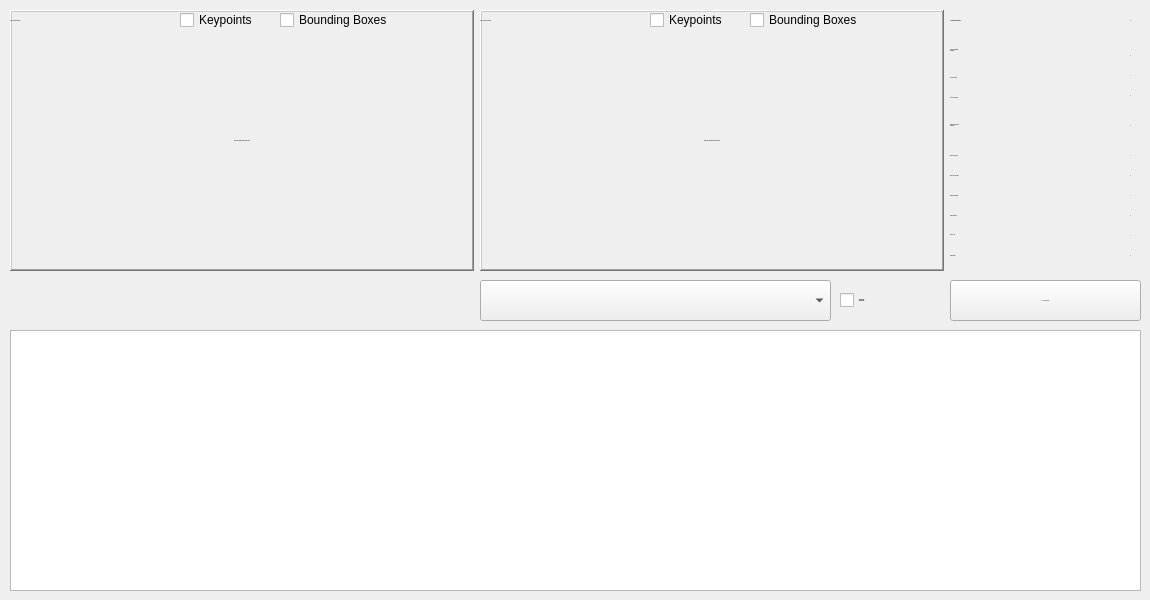
      <widget class="QWidget" name="page_2">
       <widget class="QWidget" name="time_frame_container_line_graph_advanced_analytics" native="true">
        <property name="geometry">
         <rect>
          <x>0</x>
          <y>270</y>
          <width>471</width>
          <height>51</height>
         </rect>
        </property>
        <property name="styleSheet">
         <string notr="true">border-color: rgb(0, 0, 0);</string>
        </property>
       </widget>
       <widget class="MultiSelectComboBox" name="advanced_analytics_actions_combo_box">
        <property name="geometry">
         <rect>
          <x>480</x>
          <y>280</y>
          <width>351</width>
          <height>41</height>
         </rect>
        </property>
        <property name="font">
         <font>
          <family>Segoe UI</family>
          <pointsize>-1</pointsize>
         </font>
        </property>
        <property name="currentIndex">
         <number>-1</number>
        </property>
       </widget>
       <widget class="QLabel" name="adv_analytics_preview_line_graph_front">
        <property name="geometry">
         <rect>
          <x>10</x>
          <y>10</y>
          <width>464</width>
          <height>261</height>
         </rect>
        </property>
        <property name="font">
         <font>
          <family>Segoe UI</family>
          <pointsize>-1</pointsize>
          <italic>true</italic>
          <bold>false</bold>
         </font>
        </property>
        <property name="frameShape">
         <enum>QFrame::Shape::WinPanel</enum>
        </property>
        <property name="frameShadow">
         <enum>QFrame::Shadow::Raised</enum>
        </property>
        <property name="text">
         <string>Import an Examination Footage First</string>
        </property>
        <property name="alignment">
         <set>Qt::AlignmentFlag::AlignCenter</set>
        </property>
       </widget>
       <widget class="QLabel" name="adv_analytics_preview_line_graph_center">
        <property name="geometry">
         <rect>
          <x>480</x>
          <y>10</y>
          <width>464</width>
          <height>261</height>
         </rect>
        </property>
        <property name="font">
         <font>
          <family>Segoe UI</family>
          <pointsize>-1</pointsize>
          <italic>true</italic>
         </font>
        </property>
        <property name="frameShape">
         <enum>QFrame::Shape::WinPanel</enum>
        </property>
        <property name="frameShadow">
         <enum>QFrame::Shadow::Raised</enum>
        </property>
        <property name="text">
         <string>Import an Examination Footage First</string>
        </property>
        <property name="alignment">
         <set>Qt::AlignmentFlag::AlignCenter</set>
        </property>
       </widget>
       <widget class="QPushButton" name="play_pause_button_advanced_analytics_line_graph">
        <property name="geometry">
         <rect>
          <x>950</x>
          <y>280</y>
          <width>191</width>
          <height>41</height>
         </rect>
        </property>
        <property name="font">
         <font>
          <family>Segoe UI</family>
          <pointsize>-1</pointsize>
          <fontweight>DemiBold</fontweight>
         </font>
        </property>
        <property name="text">
         <string>PLAY PREVIEW</string>
        </property>
        <property name="icon">
         <iconset resource="icons/icons.qrc">
          <normaloff>:/icons/play-256.png</normaloff>:/icons/play-256.png</iconset>
        </property>
       </widget>
       <widget class="QGraphicsView" name="advanced_analytics_line_chart">
        <property name="geometry">
         <rect>
          <x>10</x>
          <y>330</y>
          <width>1131</width>
          <height>261</height>
         </rect>
        </property>
       </widget>
       <widget class="QLabel" name="label_60">
        <property name="geometry">
         <rect>
          <x>950</x>
          <y>30</y>
          <width>111</width>
          <height>41</height>
         </rect>
        </property>
        <property name="font">
         <font>
          <family>Segoe UI</family>
          <pointsize>-1</pointsize>
         </font>
        </property>
        <property name="text">
         <string>Left Arm Extending
Sidewards</string>
        </property>
        <property name="alignment">
         <set>Qt::AlignmentFlag::AlignLeading|Qt::AlignmentFlag::AlignLeft|Qt::AlignmentFlag::AlignVCenter</set>
        </property>
       </widget>
       <widget class="QLabel" name="label_57">
        <property name="geometry">
         <rect>
          <x>950</x>
          <y>219</y>
          <width>111</width>
          <height>31</height>
         </rect>
        </property>
        <property name="font">
         <font>
          <family>Segoe UI</family>
          <pointsize>-1</pointsize>
         </font>
        </property>
        <property name="text">
         <string>Facing Left</string>
        </property>
        <property name="alignment">
         <set>Qt::AlignmentFlag::AlignLeading|Qt::AlignmentFlag::AlignLeft|Qt::AlignmentFlag::AlignVCenter</set>
        </property>
       </widget>
       <widget class="QLabel" name="label_59">
        <property name="geometry">
         <rect>
          <x>950</x>
          <y>205</y>
          <width>111</width>
          <height>21</height>
         </rect>
        </property>
        <property name="font">
         <font>
          <family>Segoe UI</family>
          <pointsize>-1</pointsize>
         </font>
        </property>
        <property name="text">
         <string>Facing Forward</string>
        </property>
        <property name="alignment">
         <set>Qt::AlignmentFlag::AlignLeading|Qt::AlignmentFlag::AlignLeft|Qt::AlignmentFlag::AlignVCenter</set>
        </property>
       </widget>
       <widget class="QLabel" name="label_58">
        <property name="geometry">
         <rect>
          <x>950</x>
          <y>240</y>
          <width>111</width>
          <height>31</height>
         </rect>
        </property>
        <property name="font">
         <font>
          <family>Segoe UI</family>
          <pointsize>-1</pointsize>
         </font>
        </property>
        <property name="text">
         <string>Facing Right</string>
        </property>
        <property name="alignment">
         <set>Qt::AlignmentFlag::AlignLeading|Qt::AlignmentFlag::AlignLeft|Qt::AlignmentFlag::AlignVCenter</set>
        </property>
       </widget>
       <widget class="QLabel" name="label_56">
        <property name="geometry">
         <rect>
          <x>950</x>
          <y>185</y>
          <width>111</width>
          <height>21</height>
         </rect>
        </property>
        <property name="font">
         <font>
          <family>Segoe UI</family>
          <pointsize>-1</pointsize>
         </font>
        </property>
        <property name="text">
         <string>Facing Downwards</string>
        </property>
        <property name="alignment">
         <set>Qt::AlignmentFlag::AlignLeading|Qt::AlignmentFlag::AlignLeft|Qt::AlignmentFlag::AlignVCenter</set>
        </property>
       </widget>
       <widget class="QLabel" name="label_53">
        <property name="geometry">
         <rect>
          <x>950</x>
          <y>110</y>
          <width>131</width>
          <height>31</height>
         </rect>
        </property>
        <property name="font">
         <font>
          <family>Segoe UI</family>
          <pointsize>-1</pointsize>
         </font>
        </property>
        <property name="text">
         <string>Right Arm Extending
Sidewards</string>
        </property>
        <property name="alignment">
         <set>Qt::AlignmentFlag::AlignLeading|Qt::AlignmentFlag::AlignLeft|Qt::AlignmentFlag::AlignVCenter</set>
        </property>
       </widget>
       <widget class="QLabel" name="label_61">
        <property name="geometry">
         <rect>
          <x>950</x>
          <y>70</y>
          <width>111</width>
          <height>16</height>
         </rect>
        </property>
        <property name="font">
         <font>
          <family>Segoe UI</family>
          <pointsize>-1</pointsize>
         </font>
        </property>
        <property name="text">
         <string>Left Arm Neutral</string>
        </property>
        <property name="alignment">
         <set>Qt::AlignmentFlag::AlignLeading|Qt::AlignmentFlag::AlignLeft|Qt::AlignmentFlag::AlignVCenter</set>
        </property>
       </widget>
       <widget class="QLabel" name="label_62">
        <property name="geometry">
         <rect>
          <x>950</x>
          <y>90</y>
          <width>111</width>
          <height>16</height>
         </rect>
        </property>
        <property name="font">
         <font>
          <family>Segoe UI</family>
          <pointsize>-1</pointsize>
         </font>
        </property>
        <property name="text">
         <string>Left Arm Unknown</string>
        </property>
        <property name="alignment">
         <set>Qt::AlignmentFlag::AlignLeading|Qt::AlignmentFlag::AlignLeft|Qt::AlignmentFlag::AlignVCenter</set>
        </property>
       </widget>
       <widget class="QLabel" name="label_63">
        <property name="geometry">
         <rect>
          <x>950</x>
          <y>145</y>
          <width>111</width>
          <height>21</height>
         </rect>
        </property>
        <property name="font">
         <font>
          <family>Segoe UI</family>
          <pointsize>-1</pointsize>
         </font>
        </property>
        <property name="text">
         <string>Right Arm Neutral</string>
        </property>
        <property name="alignment">
         <set>Qt::AlignmentFlag::AlignLeading|Qt::AlignmentFlag::AlignLeft|Qt::AlignmentFlag::AlignVCenter</set>
        </property>
       </widget>
       <widget class="QLabel" name="label_64">
        <property name="geometry">
         <rect>
          <x>950</x>
          <y>165</y>
          <width>121</width>
          <height>21</height>
         </rect>
        </property>
        <property name="font">
         <font>
          <family>Segoe UI</family>
          <pointsize>-1</pointsize>
         </font>
        </property>
        <property name="text">
         <string>Right Arm Unknown</string>
        </property>
        <property name="alignment">
         <set>Qt::AlignmentFlag::AlignLeading|Qt::AlignmentFlag::AlignLeft|Qt::AlignmentFlag::AlignVCenter</set>
        </property>
       </widget>
       <widget class="QCheckBox" name="front_preview_video_bounding_box_advanced_analytics_line_chart_check_box">
        <property name="geometry">
         <rect>
          <x>280</x>
          <y>10</y>
          <width>121</width>
          <height>20</height>
         </rect>
        </property>
        <property name="text">
         <string>Bounding Boxes</string>
        </property>
       </widget>
       <widget class="QLabel" name="label_48">
        <property name="geometry">
         <rect>
          <x>480</x>
          <y>10</y>
          <width>161</width>
          <height>21</height>
         </rect>
        </property>
        <property name="maximumSize">
         <size>
          <width>191</width>
          <height>21</height>
         </size>
        </property>
        <property name="font">
         <font>
          <family>Segoe UI</family>
          <pointsize>-1</pointsize>
         </font>
        </property>
        <property name="autoFillBackground">
         <bool>false</bool>
        </property>
        <property name="text">
         <string>Video Preview [CENTER]</string>
        </property>
        <property name="alignment">
         <set>Qt::AlignmentFlag::AlignLeading|Qt::AlignmentFlag::AlignLeft|Qt::AlignmentFlag::AlignVCenter</set>
        </property>
       </widget>
       <widget class="QCheckBox" name="center_preview_video_bounding_box_advanced_analytics_line_chart_check_box">
        <property name="geometry">
         <rect>
          <x>750</x>
          <y>10</y>
          <width>121</width>
          <height>20</height>
         </rect>
        </property>
        <property name="text">
         <string>Bounding Boxes</string>
        </property>
       </widget>
       <widget class="QLabel" name="label_49">
        <property name="geometry">
         <rect>
          <x>10</x>
          <y>10</y>
          <width>161</width>
          <height>21</height>
         </rect>
        </property>
        <property name="maximumSize">
         <size>
          <width>191</width>
          <height>21</height>
         </size>
        </property>
        <property name="font">
         <font>
          <family>Segoe UI</family>
          <pointsize>-1</pointsize>
         </font>
        </property>
        <property name="autoFillBackground">
         <bool>false</bool>
        </property>
        <property name="text">
         <string>Video Preview [FRONT]</string>
        </property>
        <property name="alignment">
         <set>Qt::AlignmentFlag::AlignLeading|Qt::AlignmentFlag::AlignLeft|Qt::AlignmentFlag::AlignVCenter</set>
        </property>
       </widget>
       <widget class="QCheckBox" name="center_preview_video_keypoints_advanced_analytics_line_chart_check_box">
        <property name="geometry">
         <rect>
          <x>650</x>
          <y>10</y>
          <width>91</width>
          <height>20</height>
         </rect>
        </property>
        <property name="text">
         <string>Keypoints</string>
        </property>
       </widget>
       <widget class="QCheckBox" name="front_preview_video_keypoints_advanced_analytics_line_chart_check_box">
        <property name="geometry">
         <rect>
          <x>180</x>
          <y>10</y>
          <width>81</width>
          <height>20</height>
         </rect>
        </property>
        <property name="text">
         <string>Keypoints</string>
        </property>
       </widget>
       <widget class="QLabel" name="advanced_analytics_count_facing_left">
        <property name="geometry">
         <rect>
          <x>1100</x>
          <y>220</y>
          <width>31</width>
          <height>31</height>
         </rect>
        </property>
        <property name="font">
         <font>
          <family>Segoe UI</family>
          <pointsize>-1</pointsize>
         </font>
        </property>
        <property name="text">
         <string>0</string>
        </property>
        <property name="alignment">
         <set>Qt::AlignmentFlag::AlignRight|Qt::AlignmentFlag::AlignTrailing|Qt::AlignmentFlag::AlignVCenter</set>
        </property>
       </widget>
       <widget class="QLabel" name="advanced_analytics_count_left_arm_extending_sidewards">
        <property name="geometry">
         <rect>
          <x>1100</x>
          <y>40</y>
          <width>31</width>
          <height>31</height>
         </rect>
        </property>
        <property name="font">
         <font>
          <family>Segoe UI</family>
          <pointsize>-1</pointsize>
         </font>
        </property>
        <property name="text">
         <string>0</string>
        </property>
        <property name="alignment">
         <set>Qt::AlignmentFlag::AlignRight|Qt::AlignmentFlag::AlignTrailing|Qt::AlignmentFlag::AlignVCenter</set>
        </property>
       </widget>
       <widget class="QLabel" name="advanced_analytics_count_facing_right">
        <property name="geometry">
         <rect>
          <x>1100</x>
          <y>240</y>
          <width>31</width>
          <height>31</height>
         </rect>
        </property>
        <property name="font">
         <font>
          <family>Segoe UI</family>
          <pointsize>-1</pointsize>
         </font>
        </property>
        <property name="text">
         <string>0</string>
        </property>
        <property name="alignment">
         <set>Qt::AlignmentFlag::AlignRight|Qt::AlignmentFlag::AlignTrailing|Qt::AlignmentFlag::AlignVCenter</set>
        </property>
       </widget>
       <widget class="QLabel" name="advanced_analytics_count_right_arm_extending_sidewards">
        <property name="geometry">
         <rect>
          <x>1100</x>
          <y>110</y>
          <width>31</width>
          <height>31</height>
         </rect>
        </property>
        <property name="font">
         <font>
          <family>Segoe UI</family>
          <pointsize>-1</pointsize>
         </font>
        </property>
        <property name="text">
         <string>0</string>
        </property>
        <property name="alignment">
         <set>Qt::AlignmentFlag::AlignRight|Qt::AlignmentFlag::AlignTrailing|Qt::AlignmentFlag::AlignVCenter</set>
        </property>
       </widget>
       <widget class="QLabel" name="advanced_analytics_count_facing_forward">
        <property name="geometry">
         <rect>
          <x>1100</x>
          <y>200</y>
          <width>31</width>
          <height>31</height>
         </rect>
        </property>
        <property name="font">
         <font>
          <family>Segoe UI</family>
          <pointsize>-1</pointsize>
         </font>
        </property>
        <property name="text">
         <string>0</string>
        </property>
        <property name="alignment">
         <set>Qt::AlignmentFlag::AlignRight|Qt::AlignmentFlag::AlignTrailing|Qt::AlignmentFlag::AlignVCenter</set>
        </property>
       </widget>
       <widget class="QLabel" name="advanced_analytics_count_facing_downwards">
        <property name="geometry">
         <rect>
          <x>1100</x>
          <y>180</y>
          <width>31</width>
          <height>31</height>
         </rect>
        </property>
        <property name="font">
         <font>
          <family>Segoe UI</family>
          <pointsize>-1</pointsize>
         </font>
        </property>
        <property name="text">
         <string>0</string>
        </property>
        <property name="alignment">
         <set>Qt::AlignmentFlag::AlignRight|Qt::AlignmentFlag::AlignTrailing|Qt::AlignmentFlag::AlignVCenter</set>
        </property>
       </widget>
       <widget class="QLabel" name="label_76">
        <property name="geometry">
         <rect>
          <x>950</x>
          <y>10</y>
          <width>141</width>
          <height>21</height>
         </rect>
        </property>
        <property name="font">
         <font>
          <family>Segoe UI</family>
          <pointsize>-1</pointsize>
          <bold>true</bold>
         </font>
        </property>
        <property name="text">
         <string># of Students Detected</string>
        </property>
        <property name="alignment">
         <set>Qt::AlignmentFlag::AlignLeading|Qt::AlignmentFlag::AlignLeft|Qt::AlignmentFlag::AlignVCenter</set>
        </property>
       </widget>
       <widget class="QLabel" name="advanced_analytics_count_students">
        <property name="geometry">
         <rect>
          <x>1100</x>
          <y>10</y>
          <width>31</width>
          <height>21</height>
         </rect>
        </property>
        <property name="font">
         <font>
          <family>Segoe UI</family>
          <pointsize>-1</pointsize>
          <bold>true</bold>
         </font>
        </property>
        <property name="text">
         <string>0</string>
        </property>
        <property name="alignment">
         <set>Qt::AlignmentFlag::AlignRight|Qt::AlignmentFlag::AlignTrailing|Qt::AlignmentFlag::AlignVCenter</set>
        </property>
       </widget>
       <widget class="QLabel" name="advanced_analytics_count_right_arm_unknown">
        <property name="geometry">
         <rect>
          <x>1100</x>
          <y>160</y>
          <width>31</width>
          <height>31</height>
         </rect>
        </property>
        <property name="font">
         <font>
          <family>Segoe UI</family>
          <pointsize>-1</pointsize>
         </font>
        </property>
        <property name="text">
         <string>0</string>
        </property>
        <property name="alignment">
         <set>Qt::AlignmentFlag::AlignRight|Qt::AlignmentFlag::AlignTrailing|Qt::AlignmentFlag::AlignVCenter</set>
        </property>
       </widget>
       <widget class="QLabel" name="advanced_analytics_count_right_arm_neutral">
        <property name="geometry">
         <rect>
          <x>1100</x>
          <y>140</y>
          <width>31</width>
          <height>31</height>
         </rect>
        </property>
        <property name="font">
         <font>
          <family>Segoe UI</family>
          <pointsize>-1</pointsize>
         </font>
        </property>
        <property name="text">
         <string>0</string>
        </property>
        <property name="alignment">
         <set>Qt::AlignmentFlag::AlignRight|Qt::AlignmentFlag::AlignTrailing|Qt::AlignmentFlag::AlignVCenter</set>
        </property>
       </widget>
       <widget class="QLabel" name="advanced_analytics_count_left_arm_unknown">
        <property name="geometry">
         <rect>
          <x>1100</x>
          <y>80</y>
          <width>31</width>
          <height>31</height>
         </rect>
        </property>
        <property name="font">
         <font>
          <family>Segoe UI</family>
          <pointsize>-1</pointsize>
         </font>
        </property>
        <property name="text">
         <string>0</string>
        </property>
        <property name="alignment">
         <set>Qt::AlignmentFlag::AlignRight|Qt::AlignmentFlag::AlignTrailing|Qt::AlignmentFlag::AlignVCenter</set>
        </property>
       </widget>
       <widget class="QLabel" name="advanced_analytics_count_left_arm_neutral">
        <property name="geometry">
         <rect>
          <x>1100</x>
          <y>60</y>
          <width>31</width>
          <height>31</height>
         </rect>
        </property>
        <property name="font">
         <font>
          <family>Segoe UI</family>
          <pointsize>-1</pointsize>
         </font>
        </property>
        <property name="text">
         <string>0</string>
        </property>
        <property name="alignment">
         <set>Qt::AlignmentFlag::AlignRight|Qt::AlignmentFlag::AlignTrailing|Qt::AlignmentFlag::AlignVCenter</set>
        </property>
       </widget>
       <widget class="QCheckBox" name="identify_suspicious_check_box_line_graph_advanced_analytics">
        <property name="geometry">
         <rect>
          <x>840</x>
          <y>280</y>
          <width>101</width>
          <height>41</height>
         </rect>
        </property>
        <property name="font">
         <font>
          <family>Segoe UI</family>
          <pointsize>-1</pointsize>
          <bold>true</bold>
         </font>
        </property>
        <property name="text">
         <string>Suspicious
Movements</string>
        </property>
       </widget>
      </widget>
